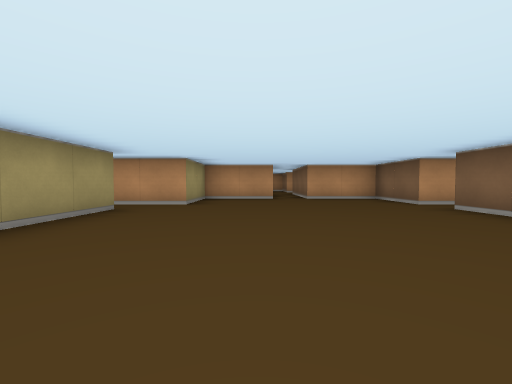
View 1 (above)

21 first-person views from a walk through a cub3D level. The camera is about half as high as the walls, tilts 2° down and sees 90° across. The floor is counted in squares. Each view is taken from the middle of a square. On the plan, view 1 faces up. The plan holds only what a view shows up to about 9 squares ahead; the rest is blank.

View 2
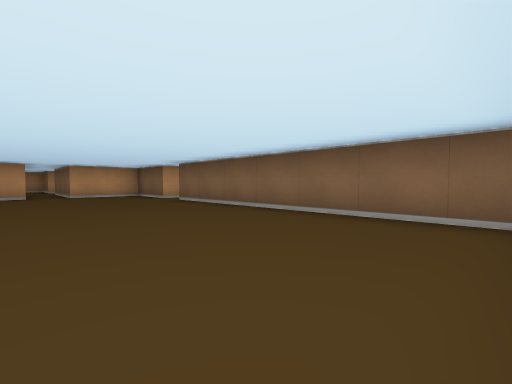

View 3
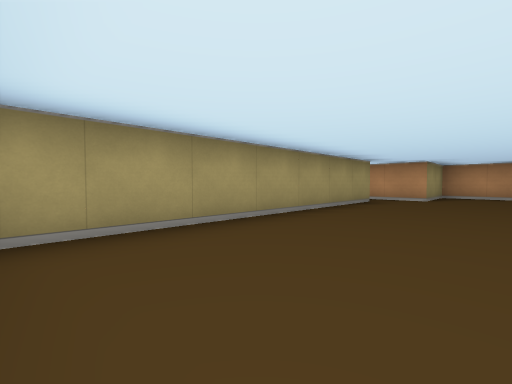

View 4
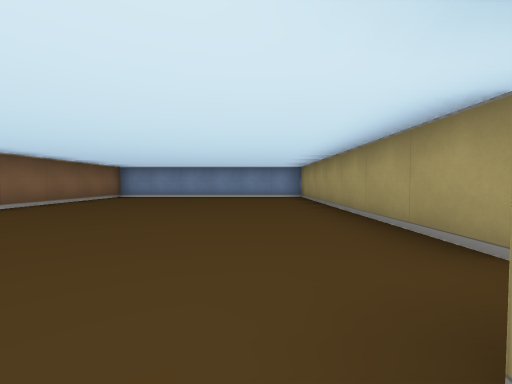

View 5
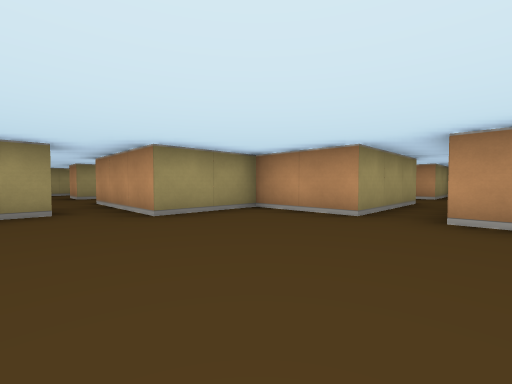

View 6
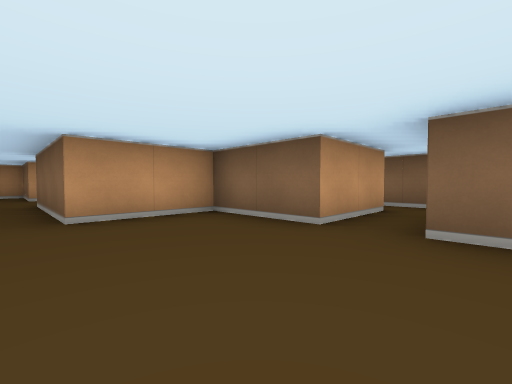

View 7
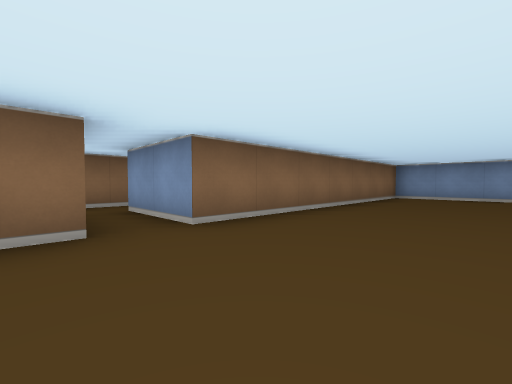

View 8
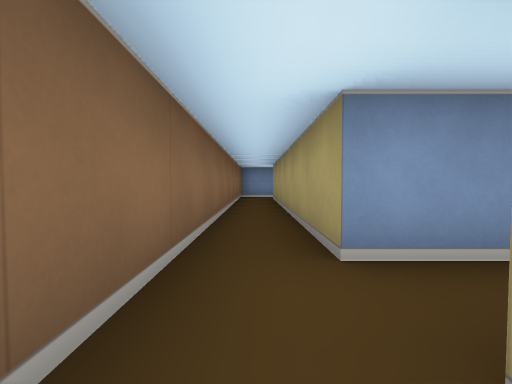

View 9
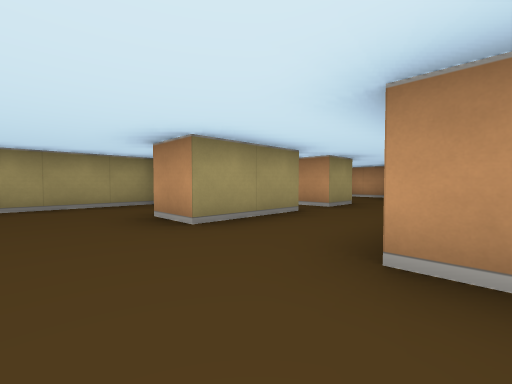

View 10
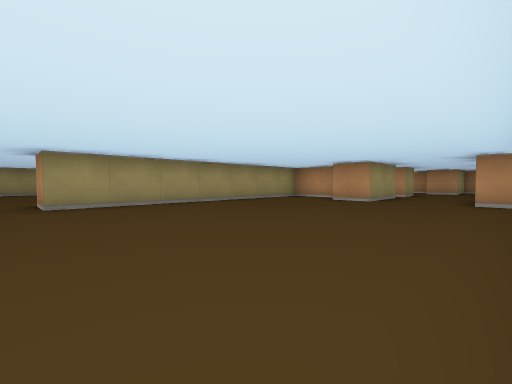

View 11
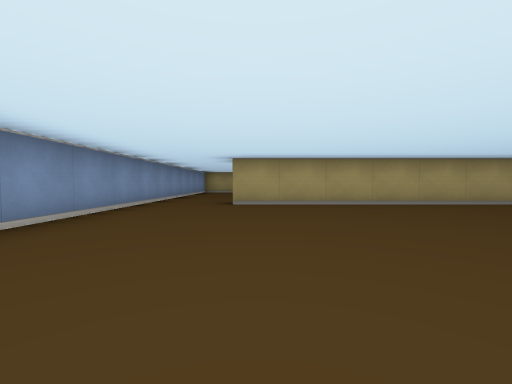

View 12
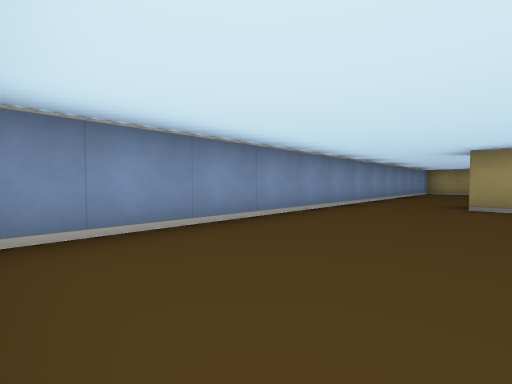

View 13
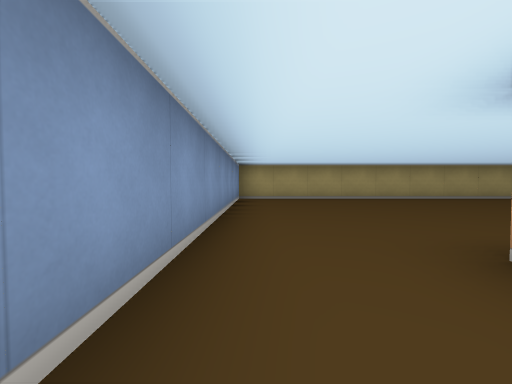

View 14
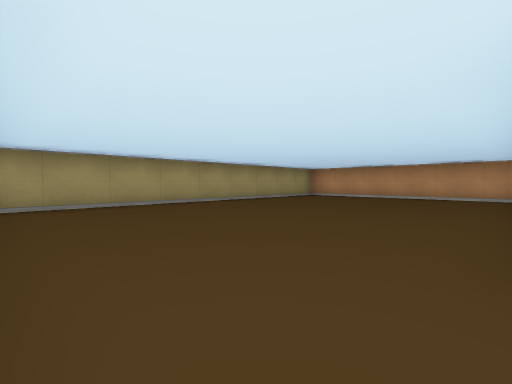

View 15
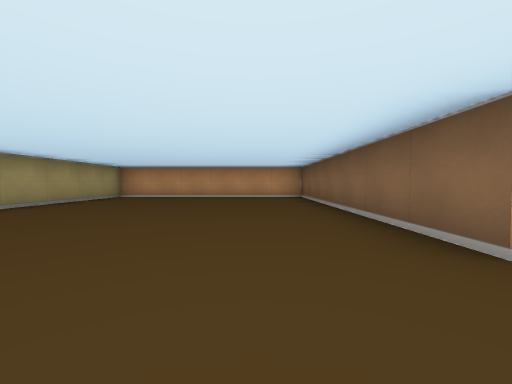

View 16
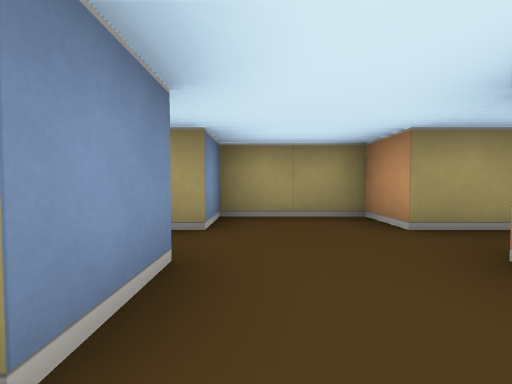

View 17
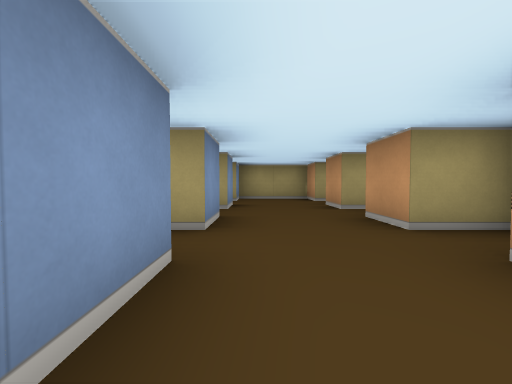

View 18
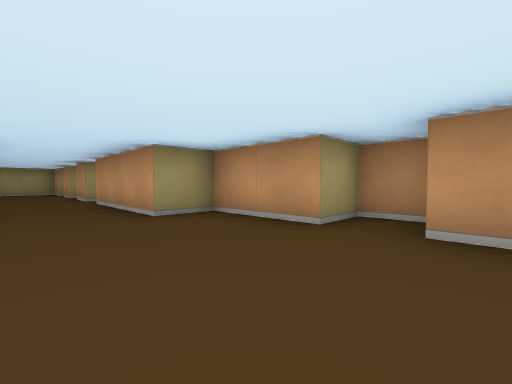

View 19
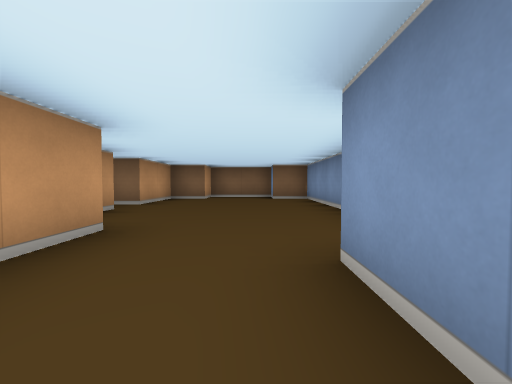

View 20
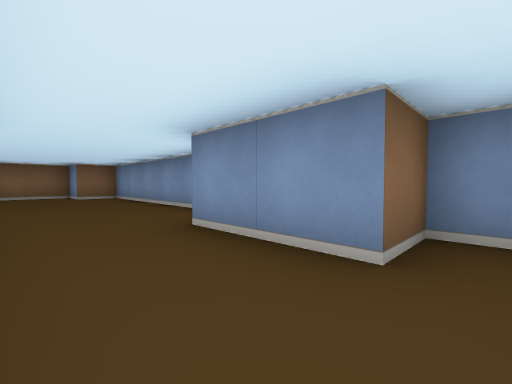

View 21
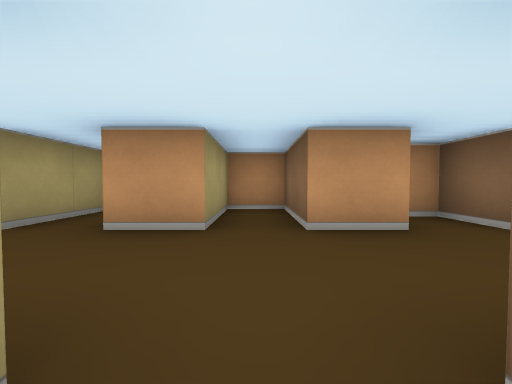

### Floor plan
Points are (right, up) in squares from view 1. A wall is a line through its corners. A room is listed if a view was taken in it or the views show most of it. See-through windows are left out.
Room 1 (views 1, 2, 3, 4, 5, 6, 7)
walls: (3.5, 5.5) (3.5, 7.5) (1.5, 7.5) (1.5, 10.5); (-2.5, 4.6) (-2.5, -2.5) (3.5, -2.5) (3.5, 4.5); (0.5, 10.5) (0.5, 7.5) (-1.5, 7.5) (-1.5, 5.5) (-3.5, 5.5)
ways out: opening at (4.5, 5) to room 2; opening at (-3, 5) to room 3; opening at (1, 10) to room 7
Room 2 (view 8)
walls: (5.6, 5.5) (3.5, 5.5); (3.5, 4.5) (5.5, 4.5) (5.5, -1.5); (6.5, -2.1) (6.5, 5.9); (5.4, -2.5) (6.5, -2.5)
ways out: opening at (4.5, 5) to room 1; opening at (6, 6)
Room 3 (views 9, 10, 11, 12, 13)
walls: (-8, 6.5) (-9.5, 6.5) (-9.5, -0.5) (-10.5, -0.5); (-3.5, 5.5) (-4.5, 5.5); (-6.5, 7.5) (-6.5, 5.5) (-7.5, 5.5); (-10.6, -2.5) (-3.9, -2.5)
ways out: opening at (-3, 5) to room 1; opening at (-10, -1.5) to room 4; opening at (-5.5, 6.5)
Room 4 (views 14, 15)
walls: (-10.5, -0.5) (-10.5, 6.5) (-16.5, 6.5) (-16.5, -2.5) (-10.6, -2.5)
ways out: opening at (-10, -1.5) to room 3
Room 5 (views 16, 21)
walls: (3.5, 10.5) (4.5, 10.5); (4.5, 12.5) (3.5, 12.5) (3.5, 14.5) (2.5, 14.5) (2.5, 12.5) (1.5, 12.5); (1.5, 10.5) (2.5, 10.5)
ways out: opening at (4, 11.5) to room 6; opening at (2, 11.5) to room 7
Room 6 (views 17, 18, 19, 20)
walls: (9.1, 9.5) (13.5, 9.5) (13.5, 10.5) (14.5, 10.5) (14.5, 12.5) (13.5, 12.5) (13.5, 13.5) (11.5, 13.5) (11.5, 14.1); (11.4, 14.5) (10.5, 14.5) (10.5, 13.5) (8.5, 13.5) (8.5, 12.5) (5.5, 12.5) (5.5, 13.5) (5, 13.5); (4.9, 9.5) (5.5, 9.5) (5.5, 10.5) (7.5, 10.5); (4.5, 13.6) (4.5, 12.5)
ways out: opening at (4, 11.5) to room 5
Room 7 (no view inside)
walls: (1.5, 12.5) (1.5, 14.5) (1, 14.5); (0.5, 14.5) (0.5, 12.5) (-0.5, 12.5) (-0.5, 10.5) (0.5, 10.5)
ways out: opening at (1, 10) to room 1; opening at (2, 11.5) to room 5

Positions as (right, up) in squares from view 1, and headings:
1: (0, 0), facing up
2: (0, -2), facing up-right
3: (0, -2), facing up-left
4: (-1, 6), facing down
5: (2, 4), facing up-left
6: (1, 4), facing up-right
7: (1, 6), facing down-right
8: (6, 6), facing down
9: (-4, 4), facing up-left
10: (-4, -1), facing up-left
11: (-4, 0), facing left
12: (-4, 0), facing down-left
13: (-9, -2), facing left
14: (-11, -2), facing up-left
15: (-12, -2), facing up
16: (3, 11), facing left
17: (7, 11), facing left
18: (12, 11), facing up-left
19: (6, 11), facing right
20: (5, 12), facing down-right
21: (3, 10), facing up
